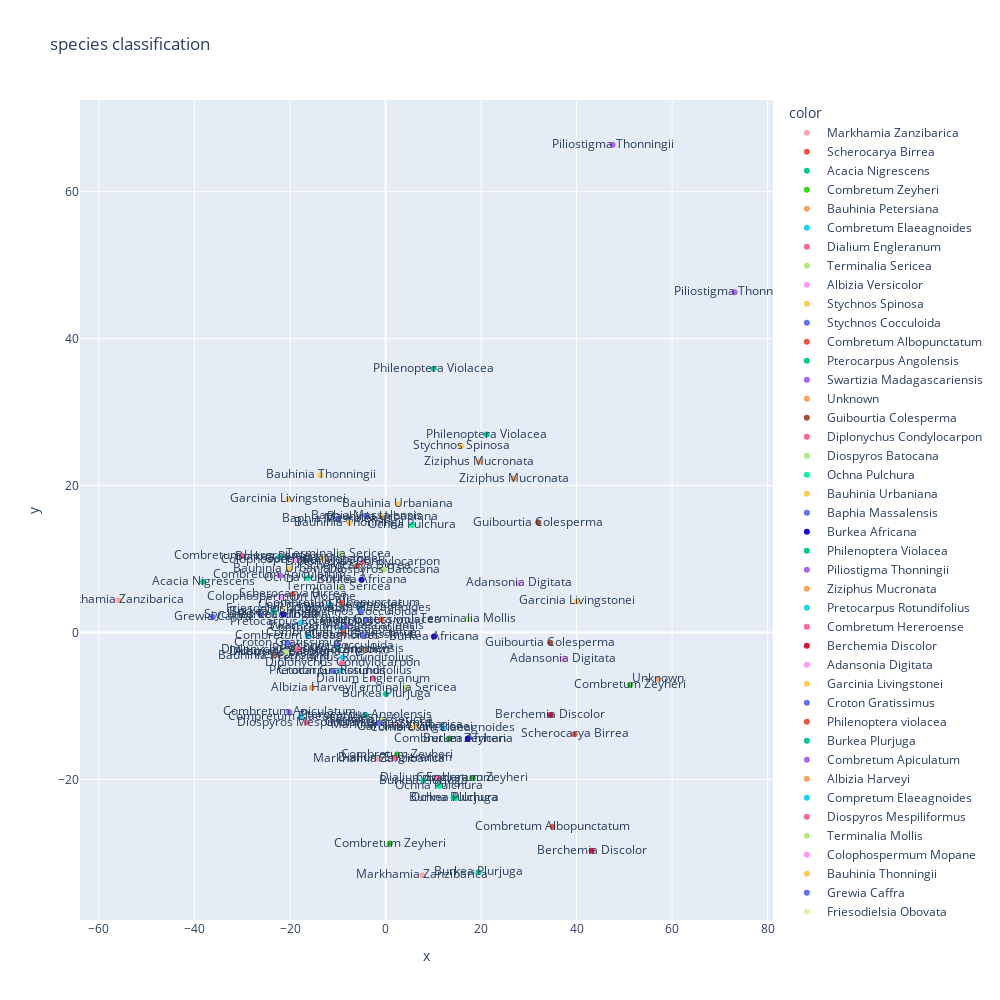
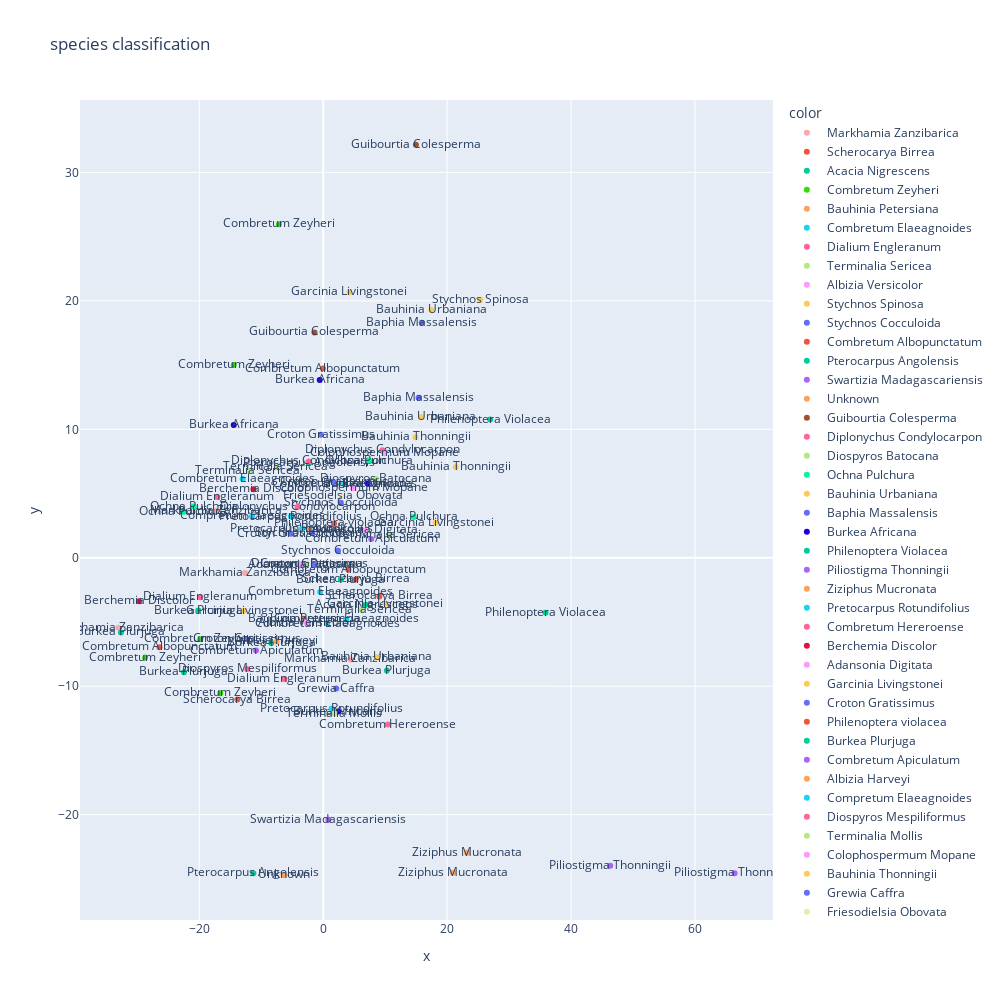
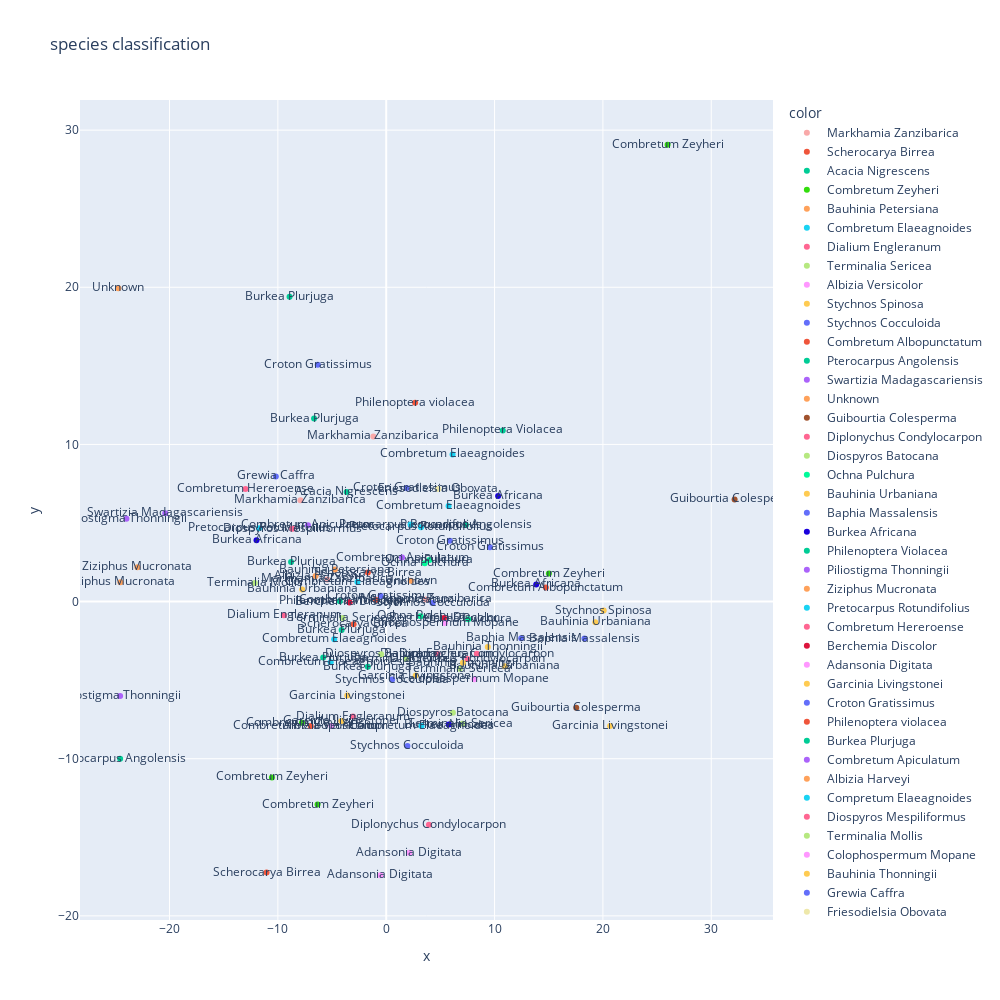
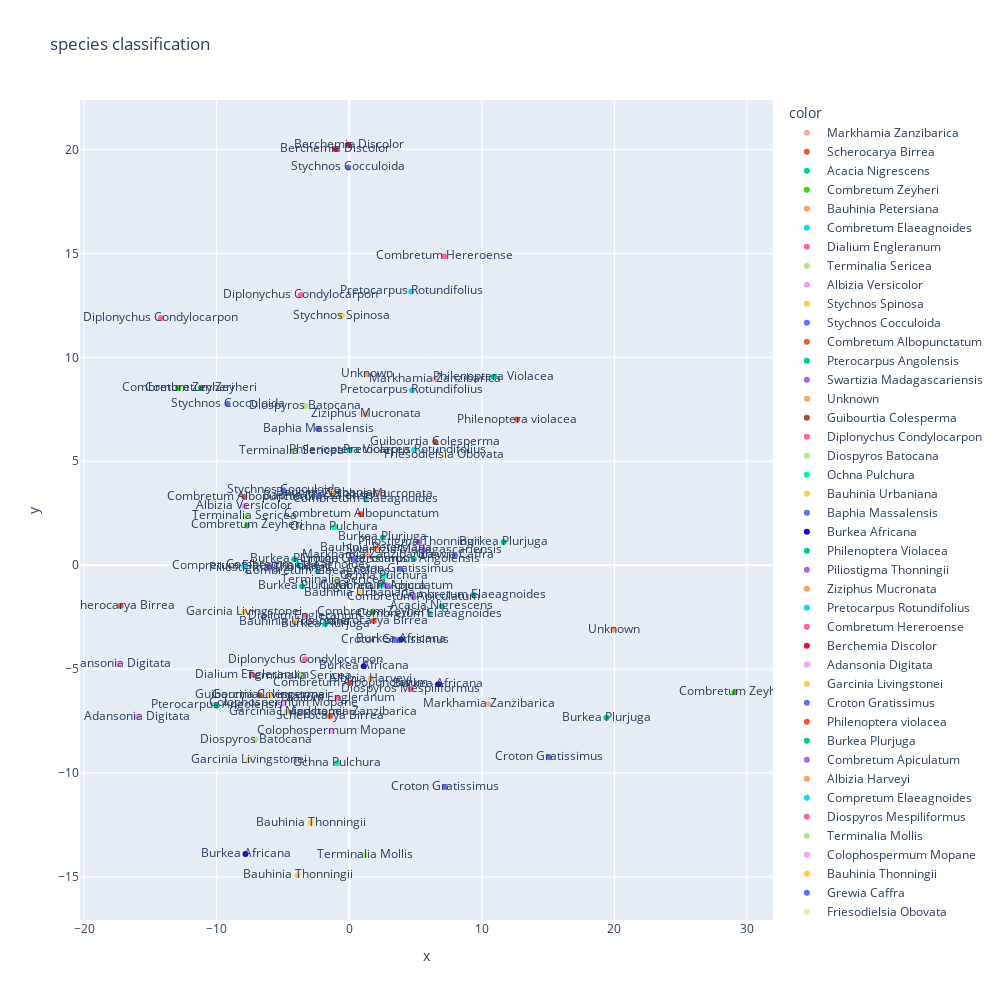

Notebook code for these charts, in order:
### Code cell
color=[]
for name, hex in matplotlib.colors.cnames.items():
  if len(color)<=50:
    color.append(hex)
unique=list(set(DF["ScientifName_num"]))
colu=list()
for i in unique:
    a=color[0]
    if a not in color:
      DF["ScientifName_num"]=DF["ScientifName_num"].replace(i,a)
      color.remove(a)
dict={}
for i in range(len(DF["ScientifName"])):
    dict[DF["ScientifName"][i]]=DF["ScientifName_num"][i]
dict['Markhamia Zanzibarica']='#F9A9A9'
dict["Burkea Africana"]='#1900DC'
dict['Combretum Zeyheri']='#33DD0D'
dict['Ochna Pulchura']='#00FA9A'
dict['Friesodielsia Obovata']='#EEE8AA'
dict['Guibourtia Colesperma']='#A0522D'
dict['Berchemia Discolor']='#DC143C'
 
	
from sklearn.decomposition import PCA
pca = PCA()
import plotly.express as px

fig = px.scatter(x=Xt[:,0], y=Xt[:,1], color=DF["ScientifName"],text=DF["ScientifName"],color_discrete_map=dict,width=1000, height=1000,title="species classification")
plt.title=("species classification")
fig.show()
fig = px.scatter(x=Xt[:,1], y=Xt[:,2], color=DF["ScientifName"],text=DF["ScientifName"],color_discrete_map=dict,width=1000, height=1000,title="species classification")
plt.title=("species classification")
fig.show()
fig = px.scatter(x=Xt[:,2], y=Xt[:,3], color=DF["ScientifName"],text=DF["ScientifName"],color_discrete_map=dict,width=1000, height=1000,title="species classification")
plt.title=("species classification")
fig.show()
fig = px.scatter(x=Xt[:,3], y=Xt[:,4], color=DF["ScientifName"],text=DF["ScientifName"],color_discrete_map=dict,width=1000, height=1000,title="species classification")
plt.title=("species classification")
fig.show()
#,text=DF["ScientifName"]
